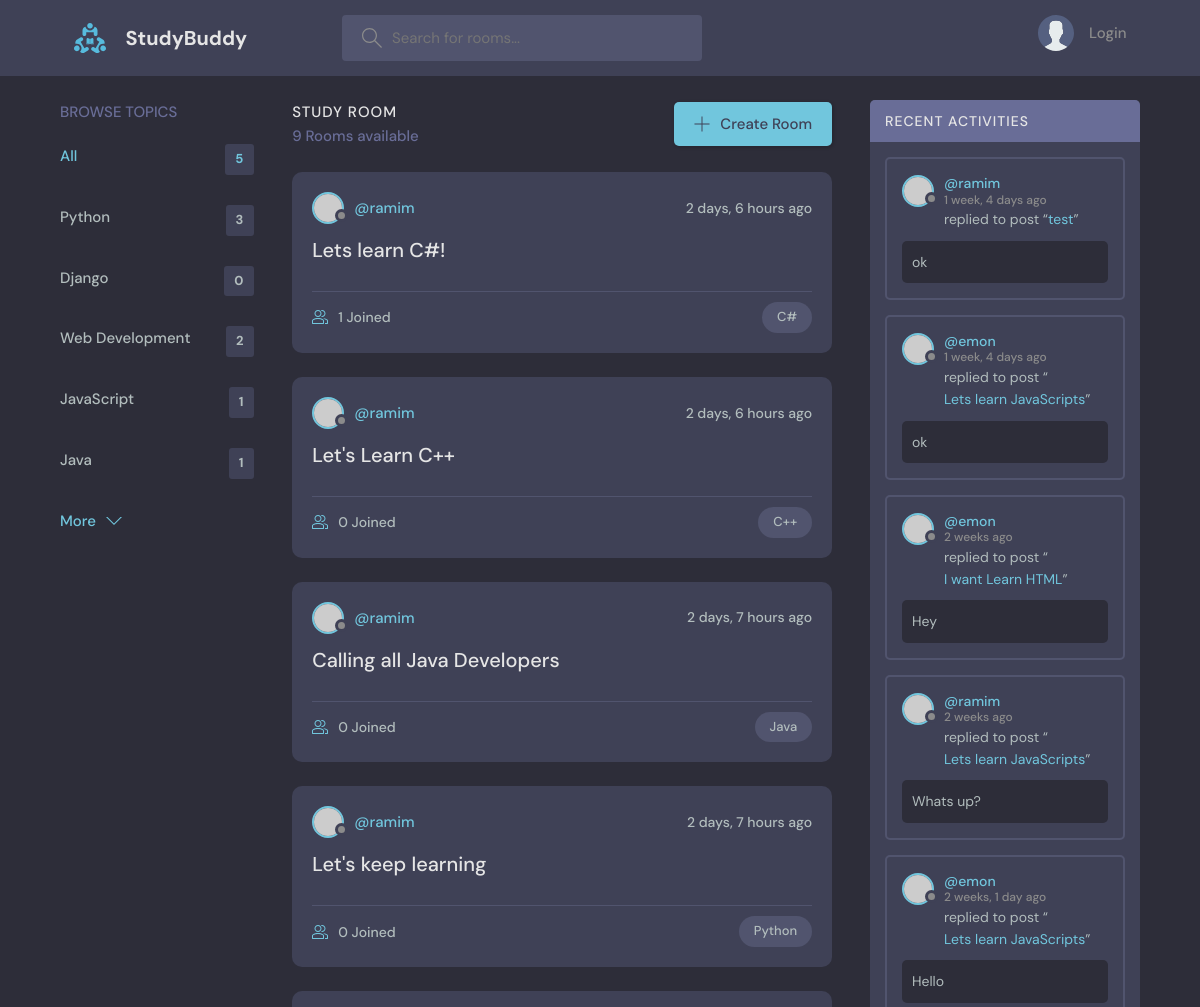
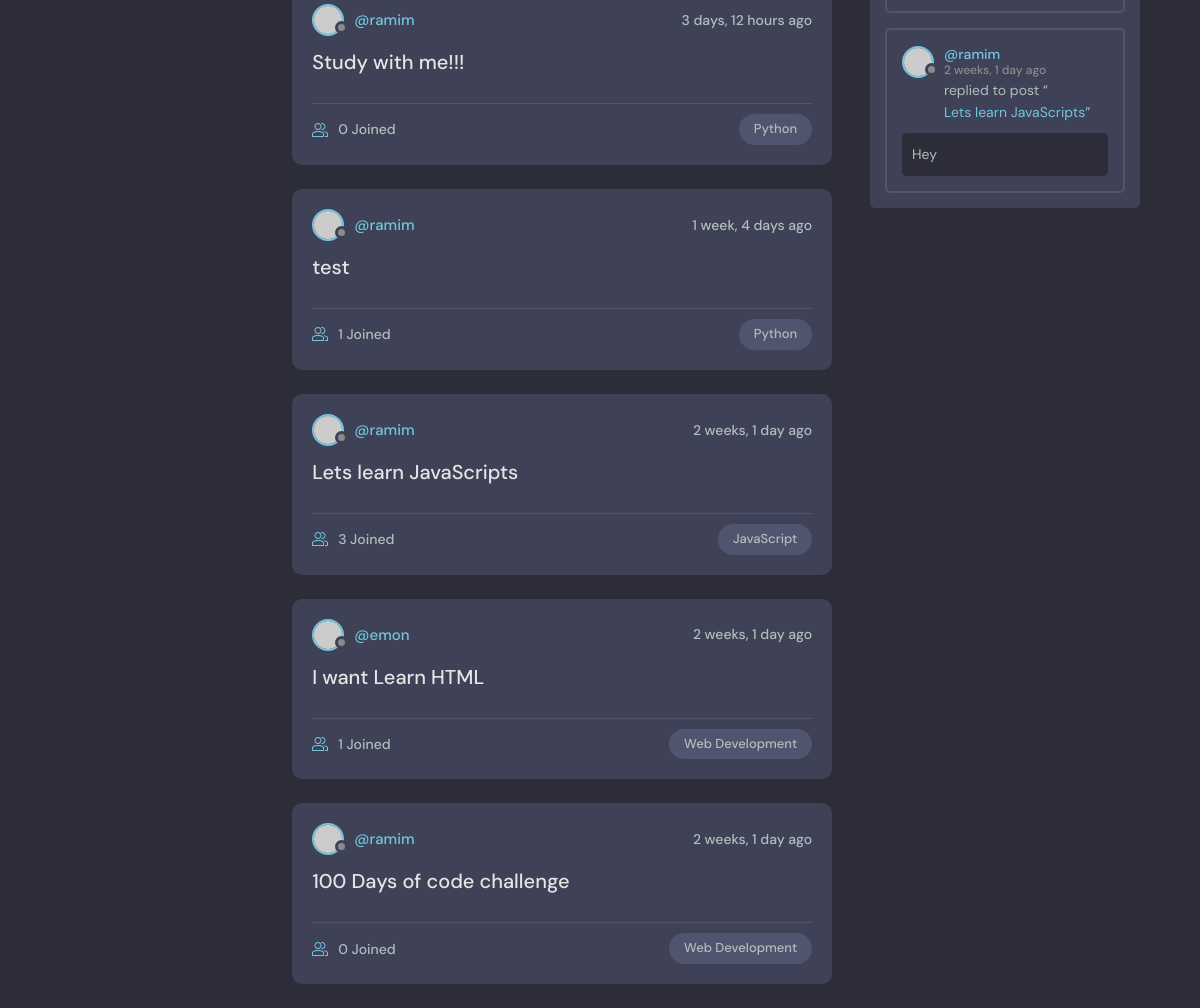
The page / on the database its author committed (2 pictures, top to bottom).
### base/models.py (models this page shows, shortened)
class Topic(models.Model):
  name = models.CharField(max_length=200)

class Room(models.Model):
  host = models.ForeignKey(User, on_delete=models.SET_NULL, null=True)
  topic = models.ForeignKey(Topic, on_delete=models.SET_NULL, null=True)#if the topic parent class is deleted the room child model is not deleted null = True allowed in the database
  name = models.CharField(max_length=200)
  description = models.TextField(null=True, blank=True) #it can be blank by null=True, blank=True means the submitted form can also be true
  participants = models.ManyToManyField(User, related_name='participants', blank=True)
  updated = models.DateTimeField(auto_now=True) #takes the time when every time the save method is called
  created = models.DateTimeField(auto_now_add=True) #only take the time when we first save or create this instance(initial time)
  class Meta:
    ordering = ['-updated', '-created']
  def __str__(self):
    return self.name #it will return the name of the class in the admin panel

class Message(models.Model):
    user = models.ForeignKey(User, on_delete=models.CASCADE) #the User model is defined in default
    room = models.ForeignKey(Room, on_delete=models.CASCADE)#(parent name(Room) many to one relationship, value when the parent model(Room) is deleted the child model(Message) is also deleted)
    body = models.TextField()
    update = models.DateTimeField(auto_now=True)
    created = models.DateTimeField(auto_now_add=True)
    class Meta:
        ordering = ['-created']

### base/views.py (the view)
# urls.py: path('', views.home, name="home"),
def home(request):
  q = request.GET.get('q') if request.GET.get('q') != None else ''
  rooms = Room.objects.filter(
    Q(topic__name__icontains=q) |
    Q(name__icontains=q) |
    Q(description__icontains=q)
  )
  topics = Topic.objects.all()[0:5]
  room_count=rooms.count()
  room_messages = Message.objects.filter(Q(room__topic__name__icontains=q))
  context = {'rooms':rooms, 'topics':topics, 'room_count':room_count, 'room_messages':room_messages}
  return render(request, 'base/home.html', context)

### base/templates/base/home.html (shortened to what this page needs)
{% extends 'main.html' %}
{% block content %}
    <main class="layout layout--3">
      <div class="container">
        <div>{% include 'base/topics_component.html' %}</div>
        <div class="roomList">
          <div class="roomList__header">
            <div>
              <h2>Study Room</h2>
              <p>{{ room_count }} Rooms available</p>
            </div>
            <a class="btn btn--main" href="{% url 'create-room' %}">
              <svg version="1.1" xmlns="http://www.w3.org/2000/svg" width="32" height="32" viewBox="0 0 32 32">
                <title>add</title>
                <path
                  d="M16.943 0.943h-1.885v14.115h-14.115v1.885h14.115v14.115h1.885v-14.115h14.115v-1.885h-14.115v-14.115z"
                ></path>
              </svg>
              Create Room
            </a>
          </div>
          {% include 'base/feed_component.html' %}
        </div>
         {% include 'base/activity_component.html' %}
      </div>
    </main>
    {% endblock %}

### base/templates/base/topics_component.html
<div class="topics">
  <div class="topics__header">
    <h2>Browse Topics</h2>
  </div>
  <ul class="topics__list">
    <li>
      <a href="{% url 'home' %}" class="active" >All <span>{{topics.count}}</span></a>
    </li>
    {% for topic in topics %}
    <li>
      <a href="{% url 'home' %}?q={{topic.name}}">{{topic.name}} <span>{{topic.room_set.all.count}}</span></a>
    </li>
    {% endfor %}
  </ul>
  <a class="btn btn--link" href="{% url 'topics' %}">
    More
    <svg version="1.1" xmlns="http://www.w3.org/2000/svg" width="32" height="32" viewBox="0 0 32 32">
      <title>chevron-down</title>
      <path d="M16 21l-13-13h-3l16 16 16-16h-3l-13 13z"></path>
    </svg>
  </a>
</div>

### base/templates/base/feed_component.html (shortened to what this page needs)
{% for room in rooms %}
<div class="roomListRoom">
  <div class="roomListRoom__header">
    <a href="{% url 'user-profile' room.host.id %}" class="roomListRoom__author">
      <div class="avatar avatar--small">
        <img src="https://randomuser.me/api/portraits/women/11.jpg" />
      </div>
      <span>@{{room.host.username}}</span>
    </a>
    <div class="roomListRoom__actions">
      <span>{{room.created|timesince}} ago</span>
    </div>
  </div>
  <div class="roomListRoom__content">
    <a href="{% url 'room' room.id %}">{{room.name}}</a>
  </div>
  <div class="roomListRoom__meta">
    <a href="{% url 'room' room.id %}" class="roomListRoom__joined">
      {{room.participants.all.count}} Joined
    </a>
    <p class="roomListRoom__topic">{{room.topic.name}}</p>
  </div>
</div>
{% endfor %}

### base/templates/base/activity_component.html (shortened to what this page needs)
<div class="activities">
  <div class="activities__header">
    <h2>Recent Activities</h2>
  </div>
  {% for message in room_messages %}
  <div class="activities__box">
    <div class="activities__boxHeader roomListRoom__header">
      <a href="{% url 'user-profile' message.user.id %}" class="roomListRoom__author">
        <div class="avatar avatar--small">
          <img src="https://randomuser.me/api/portraits/women/11.jpg" />
        </div>
        <p>
          @{{message.user}}
          <span>{{message.created|timesince}} ago</span>
        </p>
      </a>
    </div>
    <div class="activities__boxContent">
      <p>replied to post “<a href="{% url 'room' message.room.id %}">{{message.room}}</a>”</p>
      <div class="activities__boxRoomContent">
      {{message.body}}
      </div>
    </div>
  </div>
  {% endfor %}
</div>

### rows shown on the page
Topic: name "Python", room_set.all.count "3"
Topic: name "Django", room_set.all.count "0"
Topic: name "Web Development", room_set.all.count "2"
Topic: name "JavaScript", room_set.all.count "1"
Topic: name "Java", room_set.all.count "1"
Room: host.username "ramim", created "2 days, 6 hours", name "Lets learn C#!", participants.all.count "1", topic.name "C#"
Room: host.username "ramim", created "2 days, 6 hours", name "Let's Learn C++", participants.all.count "0", topic.name "C++"
Room: host.username "ramim", created "2 days, 7 hours", name "Calling all Java Developers", participants.all.count "0", topic.name "Java"
Room: host.username "ramim", created "2 days, 7 hours", name "Let's keep learning", participants.all.count "0", topic.name "Python"
Room: host.username "ramim", created "3 days, 12 hours", name "Study with me!!!", participants.all.count "0", topic.name "Python"
Room: host.username "ramim", created "1 week, 4 days", name "test", participants.all.count "1", topic.name "Python"
Room: host.username "ramim", created "2 weeks, 1 day", name "Lets learn JavaScripts", participants.all.count "3", topic.name "JavaScript"
Room: host.username "emon", created "2 weeks, 1 day", name "I want Learn HTML", participants.all.count "1", topic.name "Web Development"
Room: host.username "ramim", created "2 weeks, 1 day", name "100 Days of code challenge", participants.all.count "0", topic.name "Web Development"
Message: user "ramim", created "1 week, 4 days", room "test", body "ok"
Message: user "emon", created "1 week, 4 days", room "Lets learn JavaScripts", body "ok"
Message: user "emon", created "2 weeks", room "I want Learn HTML", body "Hey"
Message: user "ramim", created "2 weeks", room "Lets learn JavaScripts", body "Whats up?"
Message: user "emon", created "2 weeks, 1 day", room "Lets learn JavaScripts", body "Hello"
Message: user "ramim", created "2 weeks, 1 day", room "Lets learn JavaScripts", body "Hey"

### other values the page prints
{{ topics.count }} "5"
{{ room_count }} "9"
